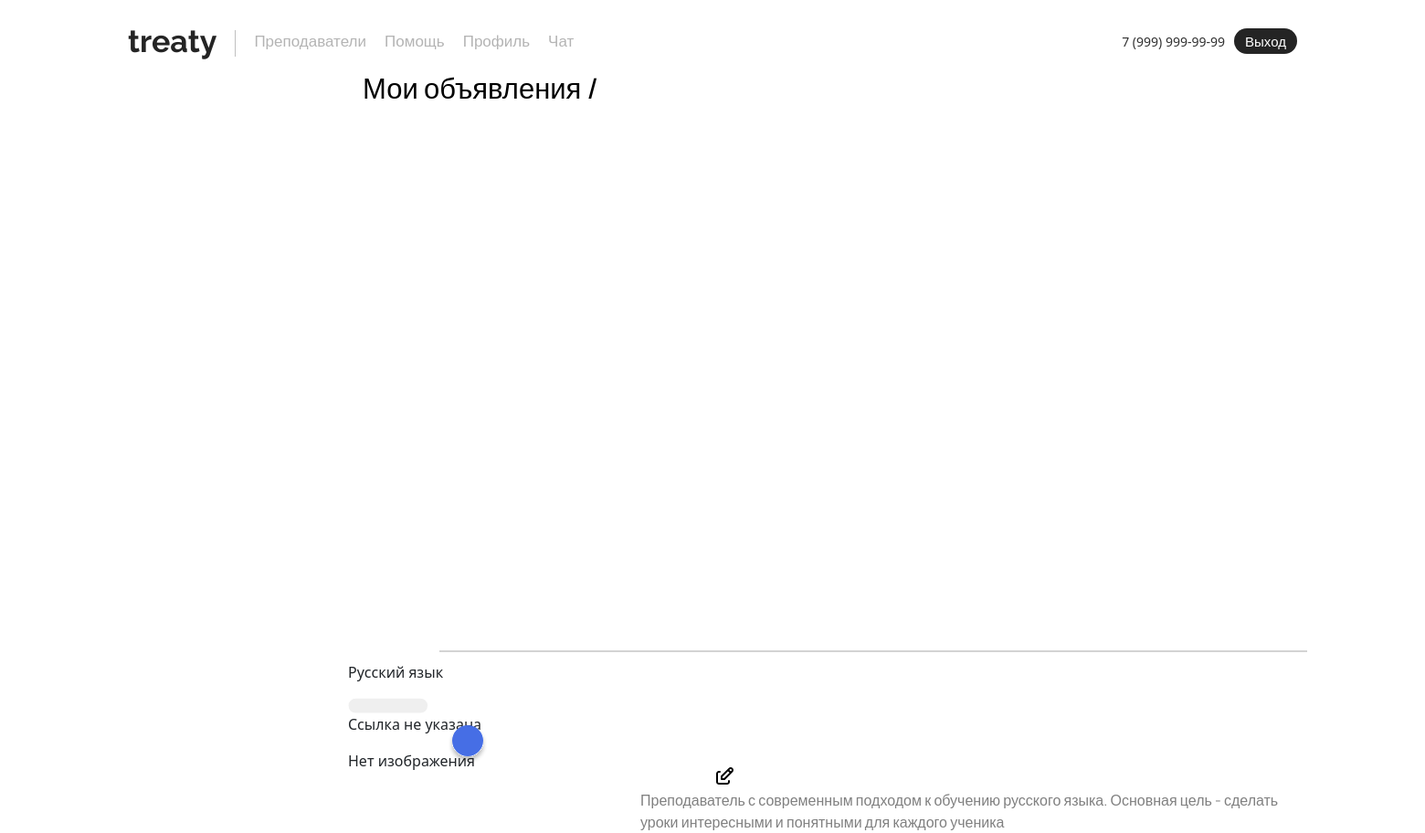
/catalog2/user-prepods/ (signed in), run on the app's committed database.
### catalog2/models.py (models this page shows, shortened)
class Prepods(models.Model):
    subject = models.ForeignKey(Subject, on_delete=models.SET_NULL, null=True, verbose_name='Предмет')
    description = models.CharField('Описание', max_length=250)
    created_at = models.DateTimeField(auto_now=True)
    is_approved = models.BooleanField('Одобрено', default=False)
    user = models.ForeignKey(CustomUser, on_delete=models.CASCADE, verbose_name='Пользователь', related_name='prepods')
    def __str__(self):
        return f"{self.user.last_name} {self.user.first_name} {self.user.middle_name}"
    class Meta:
        verbose_name = 'объявление'
        verbose_name_plural = 'Каталоги'

class Subject(models.Model):
    name = models.CharField('Название предмета', max_length=100)
    def __str__(self):
        return self.name
    class Meta:
        verbose_name = 'Предмет'
        verbose_name_plural = 'Предметы'

### catalog2/views.py (the view)
# urls.py: path('user-prepods/', views.user_prepods, name='user_prepods'),
@login_required
def user_prepods(request):
    user_prepods = Prepods.objects.filter(user=request.user)
    return render(request, 'catalog2/posts.html', {'prepods': user_prepods})

### catalog2/templates/catalog2/posts.html (shortened to what this page needs)
{% extends 'main/layout.html' %}
{% load static %}
{%block style %}
    <link rel="stylesheet" href="https://cdn.jsdelivr.net/npm/bootstrap@5.3.3/dist/css/bootstrap.min.css">
    <link rel="stylesheet" href="{% static 'main/css/nav.css' %}">
    <link rel="stylesheet" href="{% static 'main/css/main.css' %}">
    <link rel="stylesheet" href="{% static 'main/css/reglog.css' %}">
    <link rel="stylesheet" href="https://cdn.jsdelivr.net/npm/@fortawesome/fontawesome-free@6.6.0/css/fontawesome.min.css">
    <link rel="stylesheet" href="https://cdnjs.cloudflare.com/ajax/libs/font-awesome/6.6.0/css/all.min.css">
{% endblock %}
{% block content %}
        <h1 class="container4">Мои объявления /</h1>
        {% if prepods %}
            <ul>
                {% for el in prepods %}
                    <div class="containerPrepods">
                        <div class="alert">
                            <div class="divider"></div>
                            <p class="subject">{{ el.subject }}</p>
                            <p class="desc">{{ el.description }}</p>
                            <img src="{% static 'main/img/ratingEllipse.svg' %}" alt="rating" class="ratingEllipse">
                            <img src="{% static 'main/img/subjectRec.svg' %}" alt="subjectRec" class="subjectRec">
                            {% if el.contact_link %}
                                <a href="{{ el.contact_link }}" target="_blank">
                                    <img src="{% static 'main/img/button.svg' %}" alt="button" class="button">
                                </a>
                            {% else %}
                                <p>Ссылка не указана</p>
                            {% endif %}
                            <a href="javascript:void(0);" class="edit-btn"
                               data-id="{{ el.id }}"
                               data-title="{{ el.title }}"
                               data-subject="{{ el.subject }}"
                               data-description="{{ el.description }}"
                               data-age="{{ el.age }}"
                               data-rating="{{ el.rating }}"
                               data-contact-link="{{ el.contact_link }}"
                               onclick="openEditModal({{ el|safe }})">
                               <img src="{% static 'main/img/editbtn.svg' %}" alt="Редактировать" class="edit-image">
                            </a>
                            {% if el.avatar %}
                                <img src="{{ el.avatar.url }}" alt="{{ el.title }}" style="max-width: 200px;" class="avatar">
                            {% else %}
                                <p>Нет изображения</p>
                            {% endif %}
                        </div>
                    </div>
                {% endfor %}
            </ul>
        {% else %}
            <p>У вас нет объявлений.</p>
        {% endif %}
{% endblock %}

### main/static/main/css/main.css (style rules this page uses)
body { overflow-x: hidden; }
.containerPrepods { display: flex; flex-wrap: wrap; gap: 20px; margin-left: -105px; }
.divider { width: 950px; height: 2px; background-color: #d3d3d3; margin-bottom: 10px; margin-left: 100px; }
.alert { top: 600px; left: 437px; flex: 1 1 300px; margin: 0; }
.desc { position: absolute; color: grey; font-family: 'Manrope', sans-serif; max-width: 700px; margin-top: 100px; margin-left: 320px; }
.ratingEllipse { position: absolute; margin-left: 110px; margin-top: 30px; }
.container4 { position: absolute; color: black; font-family: 'Manrope', sans-serif; font-weight: 500; top: 78px; left: 397px; font-size: 31px; }
.edit-btn { position: absolute; margin-left: 400px; margin-top: 17px; width: 31px; height: 31px; cursor: pointer; }

### main/static/main/css/reglog.css (style rules this page uses)
body { background-color: #ffffff !important; overflow-x: hidden; }

### data on the page
Prepods: subject "Русский язык", description "Преподаватель с современным подходом к обучению русского языка. Основная цель - сделать уроки интересными и понятными для каждого ученика"
